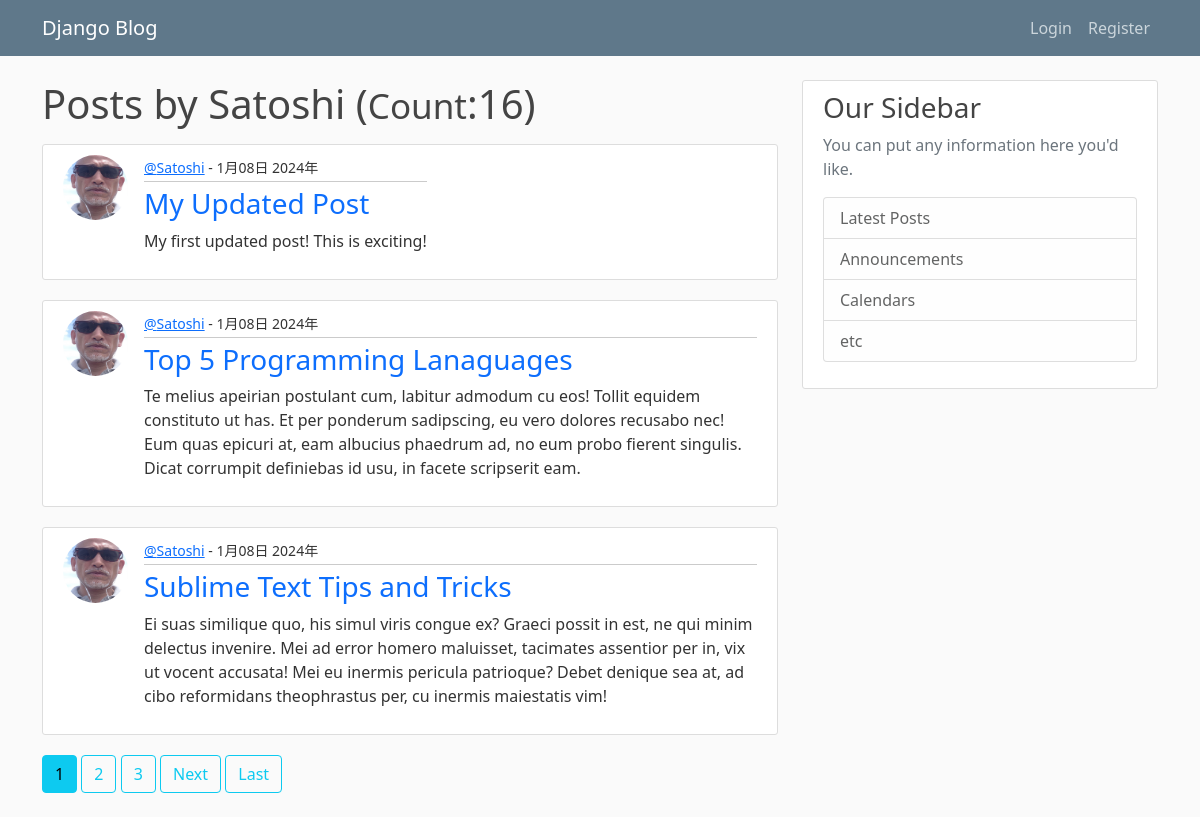
Screenshot of /blog_dev/user/Satoshi/ with the database file from the repository.
### blog/models.py (models this page shows, shortened)
class Post(models.Model):
	title = models.CharField(max_length=100)
	content = models.TextField()
	date_posted = models.DateTimeField(default=timezone.now())
	author = models.ForeignKey(User, on_delete=models.CASCADE)

### users/models.py (models this page shows, shortened)
class Profile(models.Model):
	user = models.OneToOneField(User, on_delete=models.CASCADE)
	image = models.ImageField(default='default.jpg', upload_to='profile_pics')

### blog/views.py (the view)
# urls.py: path('user/<str:username>/', UserPostListView.as_view(), name='user-posts'),
class UserPostListView(ListView):
	model = Post
	template_name = 'user_posts.html'
	context_object_name = 'posts'
	ordering = ['-date_posted']
	paginate_by = 3
	def get_queryset(self):
		user = get_object_or_404(User, username=self.kwargs.get('username'))
		return Post.objects.filter(author=user).order_by('-date_posted')

### blog/templates/user_posts.html (shortened to what this page needs)
{% extends 'base.html' %}
{% block content %}
<div>
	<h1 class="mb-3">Posts by {{ view.kwargs.username }} (<small>Count</small>:{{ page_obj.paginator.count }})</h1>
	{% for post in posts %}
	<div class="media content-section d-flex">
		<div>
			<img src="{{ post.author.profile.image.url }}" class="rounded-circle article-img"/>
		</div>
		<div>
			<small><a href="{% url 'blog:user-posts' post.author.username %}">@{{ post.author }}</a> - {{ post.date_posted|date:"Fd日 Y年" }}</small>
			<hr>
			<h3><a href="{% url 'blog:detail' post.id %}">{{ post.title }}</a></h3>
			<p>{{ post.content }}</p>
		</div>
	</div>
	{% endfor %}
</div>
<div>
{% if is_paginated %}
	{% for num in page_obj.paginator.page_range %}
		{% if page_obj.number == num %}
			<a class="btn btn-info mb-4" href="?page={{ num }}">{{ num }}</a>
		{% elif num > page_obj.number|add:'-3' and num < page_obj.number|add:'3' %}
			<a class="btn btn-outline-info mb-4" href="?page{{ num }}">{{ num }}</a>
		{% endif %}
	{% endfor %}
	{% if page_obj.has_next %}
		<a class="btn btn-outline-info mb-4" href="?page={{ page_obj.next_page_number }}">Next</a>
		<a class="btn btn-outline-info mb-4" href="?page={{ page_obj.paginator.num_pages }}">Last</a>
	{% endif %}
{% endif %}
</div>
{% endblock %}

### templates/base.html (shortened to what this page needs)
{% load static %}
<!DOCTYPE html>
<html>
	<head>
		<link href="https://cdn.jsdelivr.net/npm/bootstrap@5.0.2/dist/css/bootstrap.min.css" rel="stylesheet">
		<link rel="stylesheet" type="text/css" href="{% static 'css/style.css' %}"/>
	</head>
	<body>
	<header class="site-header">
  		<nav class="navbar navbar-expand-md navbar-dark bg-steel fixed-top">
    		<div class="container">
      			<a class="navbar-brand mr-4" href="#">Django Blog</a>
      			{% if user.is_authenticated %}
      			<button class="navbar-toggler" type="button" data-toggle="collapse" data-target="#navbarToggle" aria-controls="navbarToggle" aria-expanded="false" aria-label="Toggle navigation">
      			<span class="navbar-toggler-icon"></span>
      			</button>
      			<div class="collapse navbar-collapse" id="navbarToggle">
        		<div class="navbar-nav mr-auto">
          			<a class="nav-item nav-link" href="{% url 'blog:home' %}">Home</a>
          			<a class="nav-item nav-link" href="{% url 'blog:about' %}">About</a>
        		</div>
        		<div class="navbar-nav">
        			<a class="nav-item nav-link" href="{% url 'blog:create' %}">New-Post</a>
        			<a class="nav-item nav-link" href="{% url 'users:profile' %}">Profile</a>
          			<a class="nav-item nav-link" href="{% url 'users:logout' %}">Logout</a>
        		</div>
        		{% else %}
        		<div class="navbar-nav">
          			<a class="nav-item nav-link" href="{% url 'users:login' %}">Login</a>
          			<a class="nav-item nav-link" href="{% url 'users:register' %}">Register</a>
        		</div>
      		</div>
      		{% endif %}
  		</nav>
	</header>
	<main role="main" class="container">
  <div class="row">
    <div class="col-md-8">
      {% block content %}{% endblock %}
    </div>
    <div class="col-md-4">
      <div class="content-section">
        <h3>Our Sidebar</h3>
        <p class='text-muted'>You can put any information here you'd like.
          <ul class="list-group">
            <li class="list-group-item list-group-item-light">Latest Posts</li>
            <li class="list-group-item list-group-item-light">Announcements</li>
            <li class="list-group-item list-group-item-light">Calendars</li>
            <li class="list-group-item list-group-item-light">etc</li>
          </ul>
        </p>
      </div>
    </div>
  </div>
</main>
	</body>
</html>

### blog/static/css/style.css (style rules this page uses)
body { background: #fafafa; color: #333333; margin-top: 5rem; }
h1, h2, h3, h4, h5, h6 { color: #444444; }
ul { margin: 0; }
.bg-steel { background-color: #5f788a; }
.site-header .navbar-nav .nav-link { color: #cbd5db; }
.content-section { background: #ffffff; padding: 10px 20px; border: 1px solid #dddddd; border-radius: 3px; margin-bottom: 20px; }
.article-img { height: 65px; width: 65px; margin-right: 16px; }

### blog/templates/user_posts.html (style rules this page uses)
hr { margin-top: 2px; margin-bottom: 5px; }
h3 a { text-decoration: none; }

### rows the page displays
Post: author.profile.image (picture), author "Satoshi", date_posted "1月08日 2024年", title "My Updated Post", content "My first updated post! This is exciting!"
Post: author.profile.image (picture), author "Satoshi", date_posted "1月08日 2024年", title "Top 5 Programming Lanaguages", content "Te melius apeirian postulant cum, labitur admodum cu eos! Tollit equidem constituto ut has. Et per ponderum sadipscing, eu vero dolores recusabo nec! Eum quas epicuri at, eam albucius phaedrum ad, no eum probo fierent singulis. Dicat corrumpit definiebas id usu, in facete scripserit eam."
Post: author.profile.image (picture), author "Satoshi", date_posted "1月08日 2024年", title "Sublime Text Tips and Tricks", content "Ei suas similique quo, his simul viris congue ex? Graeci possit in est, ne qui minim delectus invenire. Mei ad error homero maluisset, tacimates assentior per in, vix ut vocent accusata! Mei eu inermis pericula patrioque? Debet denique sea at, ad cibo reformidans theophrastus per, cu inermis maiestatis vim!"

### other values shown
{{ view.kwargs.username }} "Satoshi"
{{ page_obj.paginator.count }} "16"
{{ num }} "1"
{{ num }} "2" "3"
